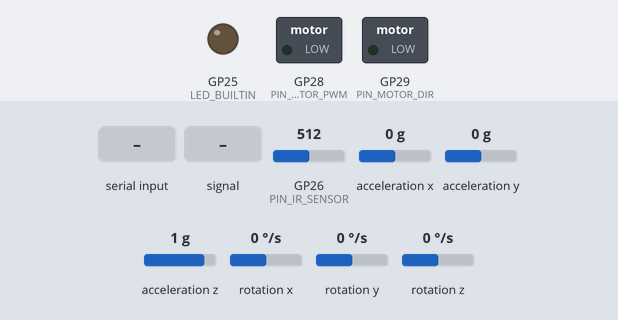
The sketch below on a simulated Raspberry Pi Pico. Shown: switched loads named in the sketch (green lamp = pin HIGH), output pins drawn as LEDs (lit = HIGH). The test bench sets the inputs (shaded band); at power-on: GP26 (PIN_IR_SENSOR) = 512, acceleration x 0 g, acceleration y 0 g, acceleration z 1 g, rotation x 0 °/s, rotation y 0 °/s, rotation z 0 °/s (analog values on the 0–1023 scale). What the sketch prints to the serial monitor is not drawn.

Above: at 2.2 s.
2.3 s: "l" received over Serial
At 2.49 s:
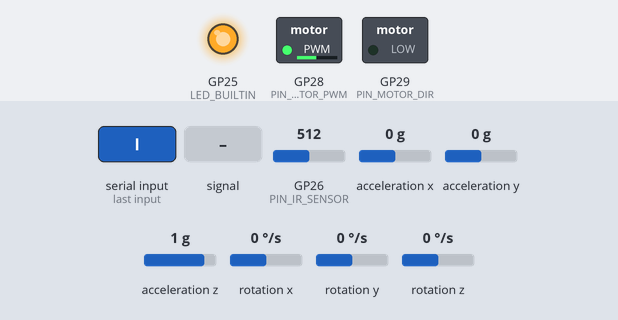
At 5.1 s:
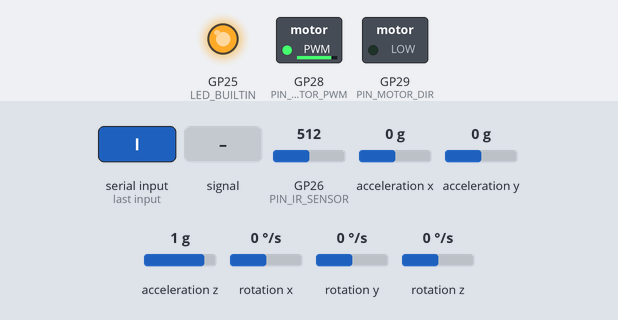
5.3 s: GP26 (PIN_IR_SENSOR) fed a 2 Hz sine of ±306 counts around its level
At 6.0 s:
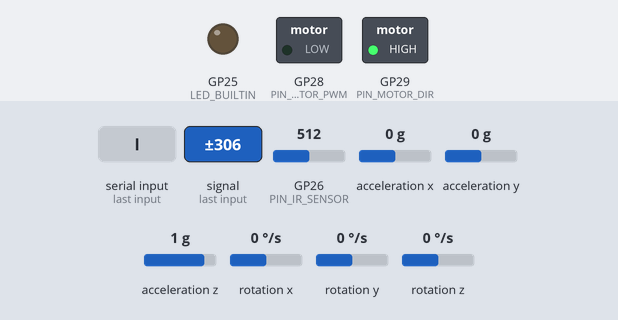
Timing chart, 0 to 8.3 s (numbered marks = the images above; inputs shaded):
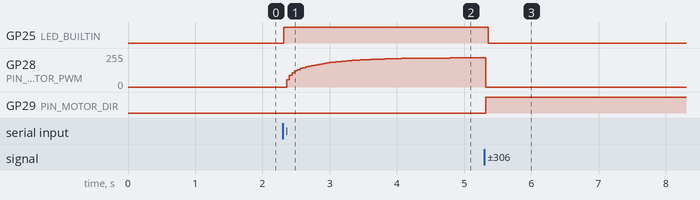

Measured:
- after the input at 2.3 s, GP25 (LED_BUILTIN): LOW → HIGH at once; GP28 (PIN_MOTOR_PWM): moves from 0/255 to 218/255 over 2.4 s, starting after 0.06 s
- after the input at 5.3 s, GP25 (LED_BUILTIN): HIGH → LOW after 0.06 s; GP29 (PIN_MOTOR_DIR): LOW → HIGH at once

The sketch:

PendulumAI.ino
```cpp
#include <Wire.h>
#include <MPU6050.h>
#include <math.h>
#include "model_ppo.h"

// --- 1. CONFIGURATION ---
const int PIN_IR_SENSOR = 26;
const int PIN_MOTOR_PWM = 28;
const int PIN_MOTOR_DIR = 29;

// --- 2. SENSORS ---
const float IR_CENTER_VOLTAGE = 1.30;
const float ANGLE_SHIFT = 1.7; // Tweak this if it leans
const int DISTANCE_SMOOTHING = 200; // Lowered slightly to save time

// IMU AVERAGING (New Feature)
// We read the Gyro/Accel this many times and average them to remove noise.
// 5 samples takes about ~3ms extra via I2C.
const int IMU_SAMPLES = 5;

const float IR_SLOPE_NEG = -9.24;
const float IR_SLOPE_POS = -1.92;

// --- 3. PHYSICS CONSTANTS ---
const float DT = 0.02; // Target Loop Time: 20ms (50Hz)
const float ALPHA = 0.995;
const float GYRO_SCALE = 65.5;

// --- TUNING ---
const int MIN_MOVING_PWM = 45;
const float SMOOTH_FACTOR = 0.5; // 0.5 = Balanced smoothness

const float POS_DECAY = 0.95;
const float ANG_DECAY = 0.99;

// --- GLOBALS ---
MPU6050 mpu;
float state[4] = {0.0, 0.0, 0.0, 0.0};
float int_pos = 0.0;
float int_ang = 0.0;
float last_x = 0.0;
unsigned long last_time_micros = 0;
unsigned long loop_start_time = 0;
bool is_balancing = false;
float smoothed_force = 0.0;

// Buffers
float layer_1[HIDDEN_SIZE];
float layer_2[HIDDEN_SIZE];

void setup() {
  Serial.begin(115200);
  while (!Serial) delay(10);

  pinMode(LED_BUILTIN, OUTPUT);
  digitalWrite(LED_BUILTIN, LOW);
  pinMode(PIN_MOTOR_PWM, OUTPUT);
  pinMode(PIN_MOTOR_DIR, OUTPUT);
  analogWrite(PIN_MOTOR_PWM, 0);
  analogReadResolution(12);

  Wire.setSDA(6); Wire.setSCL(7); Wire.setClock(400000); Wire.begin();
  mpu.initialize();

  // Reduced ranges slightly to reduce sensitivity to vibration
  mpu.setFullScaleGyroRange(MPU6050_GYRO_FS_500);
  mpu.setFullScaleAccelRange(MPU6050_ACCEL_FS_4); // Was 8, 4 is more precise for balancing
  mpu.setDLPFMode(MPU6050_DLPF_BW_20);
  mpu.setZGyroOffset(0);

  delay(1000);
  Serial.println("System Ready.");
  last_time_micros = micros();
}

void loop() {
  // --- 1. HZ REGULATOR ---
  unsigned long now = micros();
  if (now - last_time_micros < DT * 1000000) return;

  // Calculate Actual Hz for display
  float actual_dt = (now - last_time_micros) / 1000000.0;
  float actual_hz = 1.0 / actual_dt;
  last_time_micros = now;

  // --- 2. INPUT ---
  if (Serial.available() > 0) {
    if (Serial.read() == 'l') {
      is_balancing = !is_balancing;
      if (is_balancing) {
        digitalWrite(LED_BUILTIN, HIGH);
        state[1] = 0; last_x = state[0];
        int_pos = 0.0; int_ang = 0.0;
        smoothed_force = 0.0;
      } else {
        digitalWrite(LED_BUILTIN, LOW);
        analogWrite(PIN_MOTOR_PWM, 0);
      }
    }
  }

  // --- 3. EXECUTION ---
  readSensorsWithAveraging(); // <--- NEW FUNCTION
  float raw_force = runInference();

  smoothed_force = (smoothed_force * (1.0 - SMOOTH_FACTOR)) + (raw_force * SMOOTH_FACTOR);
  driveMotor(smoothed_force);

  // --- 4. DIAGNOSTICS (Updated) ---
  static int print_skip = 0;
  if (print_skip++ > 10) {
    print_skip = 0;

    // Safety check: If Hz drops below 45, we are lagging!
    if (actual_hz < 45.0) Serial.print("⚠️ LAG! ");

    Serial.print("Hz:"); Serial.print(actual_hz, 1);
    Serial.print(" | Ang:"); Serial.print(state[2] * RAD_TO_DEG, 1);
    Serial.print(" | Pos:"); Serial.print(state[0], 2);
    Serial.print(" | F:"); Serial.println(smoothed_force, 2);
  }
}

// --- NEW SENSOR READING LOGIC ---
void readSensorsWithAveraging() {
  long ax_sum = 0, ay_sum = 0, gz_sum = 0;

  // OVERSAMPLING LOOP
  // Reads the hardware 5 times to smooth out vibration noise
  for (int i = 0; i < IMU_SAMPLES; i++) {
    int16_t ax, ay, az, gx, gy, gz;
    mpu.getMotion6(&ax, &ay, &az, &gx, &gy, &gz);
    ax_sum += ax;
    ay_sum += ay;
    gz_sum += gz;
  }

  // Average them
  float ax_avg = ax_sum / (float)IMU_SAMPLES;
  float ay_avg = ay_sum / (float)IMU_SAMPLES;
  float gz_avg = gz_sum / (float)IMU_SAMPLES;

  // --- ANGLE CALCULATION ---
  float accel_angle = atan2(ay_avg, ax_avg);
  accel_angle += (ANGLE_SHIFT * DEG_TO_RAD);
  accel_angle = -1.0 * accel_angle;

  float gyro_rate_rad = (gz_avg / GYRO_SCALE) * DEG_TO_RAD;

  // Complementary Filter
  state[2] = ALPHA * (state[2] + gyro_rate_rad * DT) + (1.0 - ALPHA) * accel_angle;
  state[3] = gyro_rate_rad;

  // --- POSITION READING ---
  // (Standard smoothing for Distance Sensor)
  long raw_sum = 0;
  for(int i=0; i< DISTANCE_SMOOTHING; i++) raw_sum += analogRead(PIN_IR_SENSOR);
  float raw_dist_avg = raw_sum / float(DISTANCE_SMOOTHING);

  float voltage = raw_dist_avg * (3.3 / 4095.0);
  float new_x = 0.0;
  if (voltage > IR_CENTER_VOLTAGE) new_x = (voltage - IR_CENTER_VOLTAGE) / IR_SLOPE_NEG;
  else new_x = (voltage - IR_CENTER_VOLTAGE) / IR_SLOPE_POS;

  float new_x_dot = (new_x - last_x) / DT;
  state[1] = 0.8 * state[1] + 0.2 * new_x_dot;
  state[0] = new_x;
  last_x = new_x;

  int_pos = (int_pos * POS_DECAY) + state[0];
  int_ang = (int_ang * ANG_DECAY) + state[2];
}

float runInference() {
  // Same inference code...
  float obs[6];
  // Using slightly sedated inputs
  obs[0] = state[0] * 5.0f;
  obs[1] = state[1] * 0.3f; // Reduced
  obs[2] = state[2] * 10.0f;
  obs[3] = state[3] * 0.3f; // Reduced
  obs[4] = int_pos  * 1.0f;
  obs[5] = int_ang  * 2.0f;

  for (int i = 0; i < HIDDEN_SIZE; i++) {
    float sum = b1[i];
    for (int j = 0; j < 6; j++) sum += w1[i * 6 + j] * obs[j];
    layer_1[i] = tanh(sum);
  }
  for (int i = 0; i < HIDDEN_SIZE; i++) {
    float sum = b2[i];
    for (int j = 0; j < HIDDEN_SIZE; j++) sum += w2[i * HIDDEN_SIZE + j] * layer_1[j];
    layer_2[i] = tanh(sum);
  }
  float action_val = b_out[0];
  for (int j = 0; j < HIDDEN_SIZE; j++) action_val += w_out[j] * layer_2[j];

  if (action_val > 1.0f) action_val = 1.0f;
  if (action_val < -1.0f) action_val = -1.0f;

  return action_val;
}

void driveMotor(float force_input) {
  if (!is_balancing) {
    analogWrite(PIN_MOTOR_PWM, 0);
    return;
  }
  if (abs(state[2]) > 0.40 || abs(state[0]) > 0.13) {
    is_balancing = false;
    digitalWrite(LED_BUILTIN, LOW);
    analogWrite(PIN_MOTOR_PWM, 0);
    return;
  }

  int pwm = 0;
  float abs_force = abs(force_input);

  if (abs_force < 0.20) { // Slight deadband increase
      pwm = 0;
  } else {
      long force_mapped = abs_force * 1000;
      pwm = map(force_mapped, 200, 1000, MIN_MOVING_PWM, 255);
  }
  if (pwm > 255) pwm = 255;

  if (force_input > 0) {
    digitalWrite(PIN_MOTOR_DIR, HIGH);
    analogWrite(PIN_MOTOR_PWM, pwm);
  } else {
    digitalWrite(PIN_MOTOR_DIR, LOW);
    analogWrite(PIN_MOTOR_PWM, pwm);
  }
}
```

Source omitted: model_ppo.h (54014 bytes)
